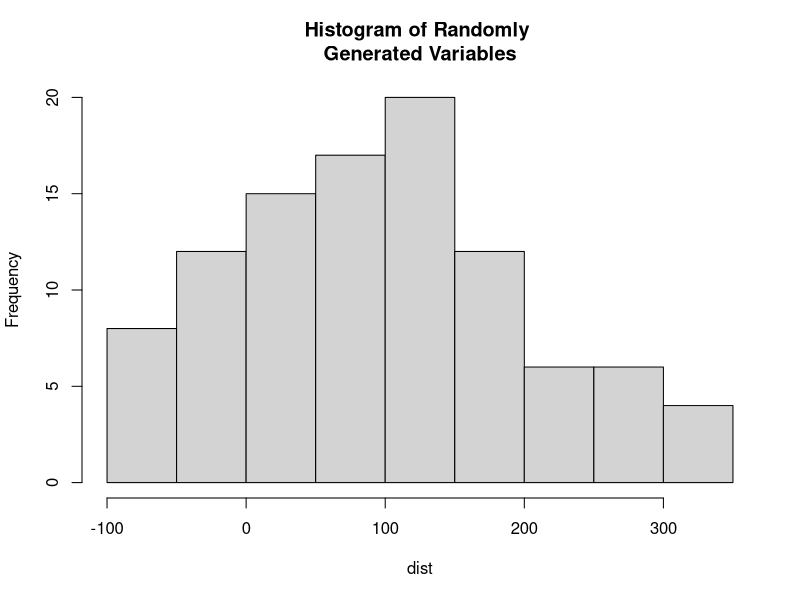
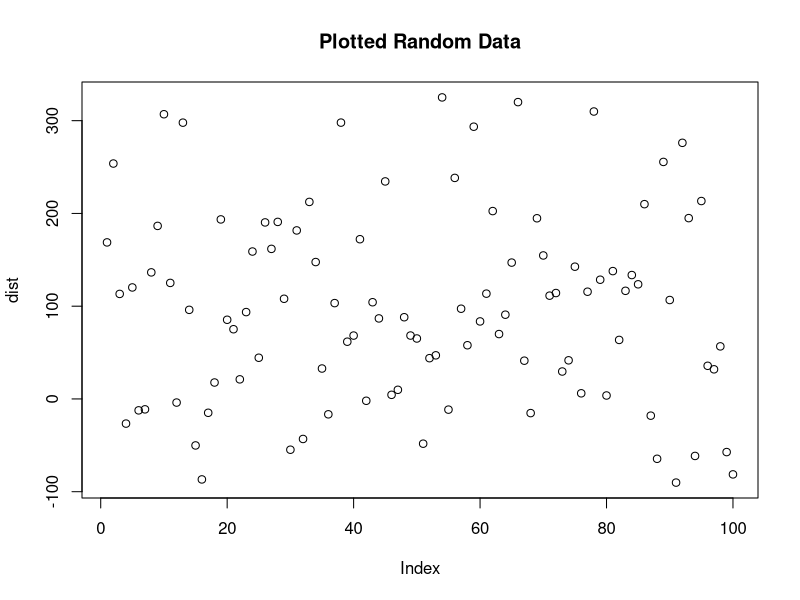

Here is the R script that generated these plots, in order:
dist <- rnorm(100, 100, 100)
hist(dist, main = "Histogram of Randomly \nGenerated Variables")

plot(dist, main = "Plotted Random Data")
